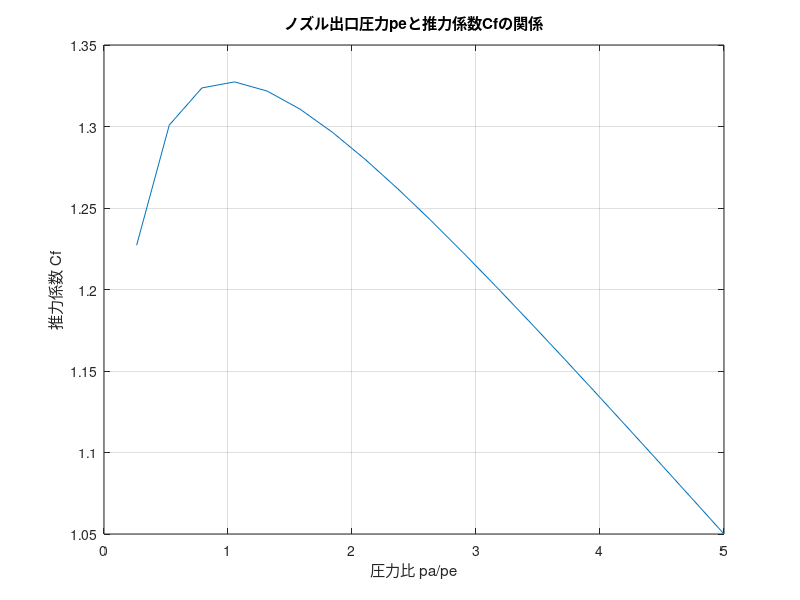
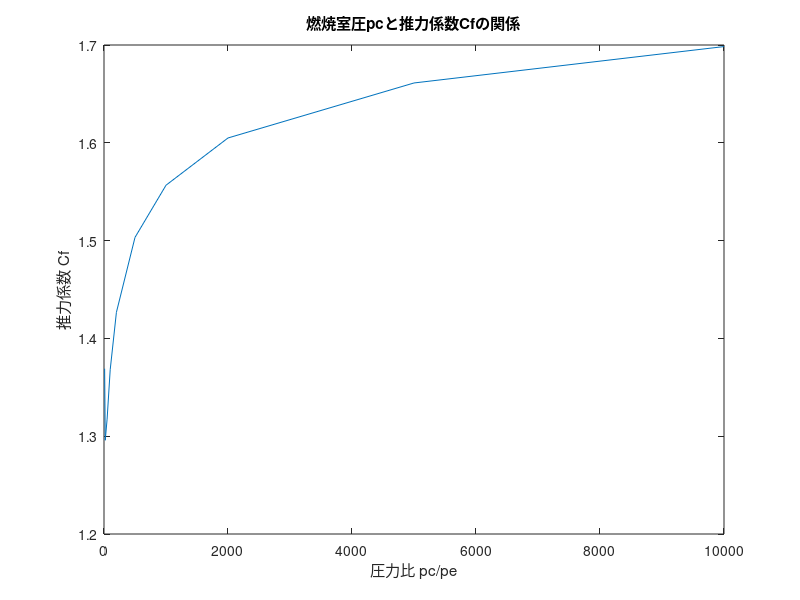

The MATLAB script that drew these images, in order: (Note: this script raises an error after producing the figures.)
clear; close all; clc;

k = 1.177; %Propep 3での計算値(KNSB) ストイキ
Pc = 1.31; %[MPa] Nakkaのグラフの値。OpenMotorでも同様の値(KNSB)。
rstar = 12; %mm
%re = 50; %mm
re = 25; %mm
Astar = pi*rstar^2;
Ae = pi*re^2;
e = Ae/Astar;
pa = 0.1013; %[MPa] 背圧は大気圧

figure();
p0_pa = Pc/pa;
fprintf('p0_pa: %.2f\n',p0_pa);
sigma_star = sqrt(k*(2/(k+1))^((k+1)/(k-1)));

pa_pe = linspace(0,5,20);
pe = pa./pa_pe;
K = 2*k/(k-1);
a = sigma_star * sqrt(K*(1-(pe./Pc).^((k-1)/k)));
b1 = sqrt(K*(1-(pe./Pc).^((k-1)/k)));
b = sigma_star * (pe./Pc-pa/Pc)./((pe./Pc).^(1/k).*b1);
Cf = a + b;

plot(pa_pe,Cf);
title('ノズル出口圧力peと推力係数Cfの関係');
xlabel('圧力比 pa/pe');
ylabel('推力係数 Cf');
grid;


figure();
pc_pe = [10,20,50,100,200,500,1000,2000,5000,10000];
pe = Pc./pc_pe;
Cf = sqrt(2*k^2/(k-1)*(2/(k+1))^((k+1)/(k-1))*(1-(pe./Pc).^((k-1)/k)))+...
    (pe-pa)./Pc*e;
plot(pc_pe,Cf);
title('燃焼室圧pcと推力係数Cfの関係');
xlabel('圧力比 pc/pe');
ylabel('推力係数 Cf')
big;
grid;
